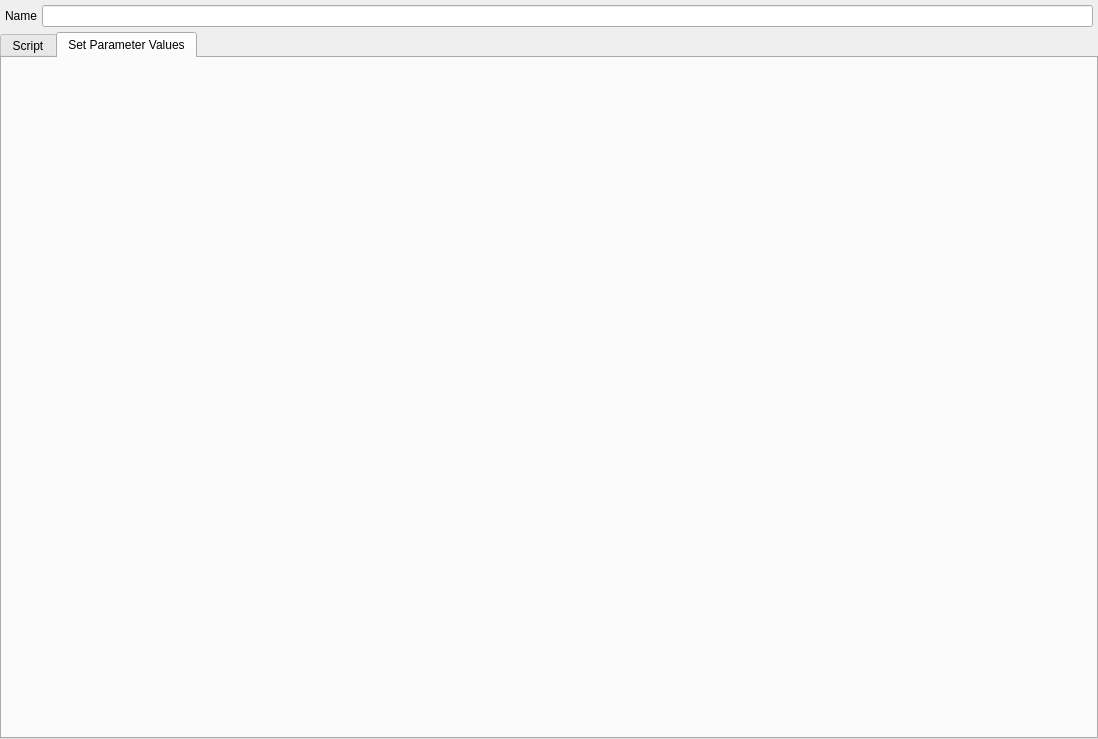
<?xml version="1.0" encoding="UTF-8"?>
<ui version="4.0">
 <class>EditPythonOperatorWidget</class>
 <widget class="QWidget" name="EditPythonOperatorWidget">
  <property name="geometry">
   <rect>
    <x>0</x>
    <y>0</y>
    <width>1098</width>
    <height>739</height>
   </rect>
  </property>
  <property name="sizePolicy">
   <sizepolicy hsizetype="Preferred" vsizetype="Preferred">
    <horstretch>1</horstretch>
    <verstretch>1</verstretch>
   </sizepolicy>
  </property>
  <property name="minimumSize">
   <size>
    <width>866</width>
    <height>629</height>
   </size>
  </property>
  <property name="windowTitle">
   <string>Form</string>
  </property>
  <layout class="QVBoxLayout" name="verticalLayout">
   <property name="spacing">
    <number>0</number>
   </property>
   <property name="leftMargin">
    <number>0</number>
   </property>
   <property name="topMargin">
    <number>0</number>
   </property>
   <property name="rightMargin">
    <number>0</number>
   </property>
   <property name="bottomMargin">
    <number>0</number>
   </property>
   <item>
    <widget class="QWidget" name="widget" native="true">
     <layout class="QHBoxLayout" name="horizontalLayout">
      <property name="spacing">
       <number>5</number>
      </property>
      <property name="leftMargin">
       <number>5</number>
      </property>
      <property name="topMargin">
       <number>5</number>
      </property>
      <property name="rightMargin">
       <number>5</number>
      </property>
      <property name="bottomMargin">
       <number>5</number>
      </property>
      <item>
       <widget class="QLabel" name="label">
        <property name="text">
         <string>Name</string>
        </property>
       </widget>
      </item>
      <item>
       <widget class="QLineEdit" name="name"/>
      </item>
     </layout>
    </widget>
   </item>
   <item>
    <widget class="QTabWidget" name="tabWidget">
     <property name="currentIndex">
      <number>1</number>
     </property>
     <widget class="QWidget" name="scriptTab">
      <attribute name="title">
       <string>Script</string>
      </attribute>
      <layout class="QVBoxLayout" name="verticalLayout_2">
       <item>
        <widget class="QLabel" name="label_2">
         <property name="text">
          <string>Python Script</string>
         </property>
        </widget>
       </item>
       <item>
        <widget class="QTextEdit" name="script">
         <property name="font">
          <font>
           <family>Monospace</family>
          </font>
         </property>
         <property name="lineWrapMode">
          <enum>QTextEdit::NoWrap</enum>
         </property>
         <property name="html">
          <string>&lt;!DOCTYPE HTML PUBLIC &quot;-//W3C//DTD HTML 4.0//EN&quot; &quot;http://www.w3.org/TR/REC-html40/strict.dtd&quot;&gt;
&lt;html&gt;&lt;head&gt;&lt;meta name=&quot;qrichtext&quot; content=&quot;1&quot; /&gt;&lt;style type=&quot;text/css&quot;&gt;
p, li { white-space: pre-wrap; }
&lt;/style&gt;&lt;/head&gt;&lt;body style=&quot; font-family:'Monospace'; font-size:11pt; font-weight:400; font-style:normal;&quot;&gt;
&lt;p style=&quot; margin-top:0px; margin-bottom:0px; margin-left:0px; margin-right:0px; -qt-block-indent:0; text-indent:0px;&quot;&gt;def transform(dataset):&lt;/p&gt;
&lt;p style=&quot; margin-top:0px; margin-bottom:0px; margin-left:0px; margin-right:0px; -qt-block-indent:0; text-indent:0px;&quot;&gt;    &amp;quot;&amp;quot;&amp;quot;Define this method for Python operators that &lt;/p&gt;
&lt;p style=&quot; margin-top:0px; margin-bottom:0px; margin-left:0px; margin-right:0px; -qt-block-indent:0; text-indent:0px;&quot;&gt;    transform the input array&amp;quot;&amp;quot;&amp;quot;&lt;/p&gt;
&lt;p style=&quot;-qt-paragraph-type:empty; margin-top:0px; margin-bottom:0px; margin-left:0px; margin-right:0px; -qt-block-indent:0; text-indent:0px;&quot;&gt;&lt;br /&gt;&lt;/p&gt;
&lt;p style=&quot; margin-top:0px; margin-bottom:0px; margin-left:0px; margin-right:0px; -qt-block-indent:0; text-indent:0px;&quot;&gt;    import numpy as np&lt;/p&gt;
&lt;p style=&quot;-qt-paragraph-type:empty; margin-top:0px; margin-bottom:0px; margin-left:0px; margin-right:0px; -qt-block-indent:0; text-indent:0px;&quot;&gt;&lt;br /&gt;&lt;/p&gt;
&lt;p style=&quot; margin-top:0px; margin-bottom:0px; margin-left:0px; margin-right:0px; -qt-block-indent:0; text-indent:0px;&quot;&gt;    # Get the current volume as a numpy array.&lt;/p&gt;
&lt;p style=&quot; margin-top:0px; margin-bottom:0px; margin-left:0px; margin-right:0px; -qt-block-indent:0; text-indent:0px;&quot;&gt;    array = dataset.active_scalars&lt;/p&gt;
&lt;p style=&quot;-qt-paragraph-type:empty; margin-top:0px; margin-bottom:0px; margin-left:0px; margin-right:0px; -qt-block-indent:0; text-indent:0px;&quot;&gt;&lt;br /&gt;&lt;/p&gt;
&lt;p style=&quot; margin-top:0px; margin-bottom:0px; margin-left:0px; margin-right:0px; -qt-block-indent:0; text-indent:0px;&quot;&gt;    # This is where you operate on your data, here we square root it.&lt;/p&gt;
&lt;p style=&quot; margin-top:0px; margin-bottom:0px; margin-left:0px; margin-right:0px; -qt-block-indent:0; text-indent:0px;&quot;&gt;    result = np.sqrt(array)&lt;/p&gt;
&lt;p style=&quot; margin-top:0px; margin-bottom:0px; margin-left:0px; margin-right:0px; -qt-block-indent:0; text-indent:0px;&quot;&gt;    &lt;/p&gt;
&lt;p style=&quot; margin-top:0px; margin-bottom:0px; margin-left:0px; margin-right:0px; -qt-block-indent:0; text-indent:0px;&quot;&gt;    # This is where the transformed data is set, it will display in tomviz.&lt;/p&gt;
&lt;p style=&quot; margin-top:0px; margin-bottom:0px; margin-left:0px; margin-right:0px; -qt-block-indent:0; text-indent:0px;&quot;&gt;    dataset.active_scalars = result&lt;/p&gt;&lt;/body&gt;&lt;/html&gt;</string>
         </property>
         <property name="plainText">
          <string>def transform(dataset):
    &quot;&quot;&quot;Define this method for Python operators that 
    transform the input array&quot;&quot;&quot;

    import numpy as np

    # Get the current volume as a numpy array.
    array = dataset.active_scalars

    # This is where you operate on your data, here we square root it.
    result = np.sqrt(array)
    
    # This is where the transformed data is set, it will display in tomviz.
    dataset.active_scalars = result</string>
         </property>
        </widget>
       </item>
      </layout>
     </widget>
     <widget class="QWidget" name="tab_2">
      <attribute name="title">
       <string>Set Parameter Values</string>
      </attribute>
      <layout class="QHBoxLayout" name="horizontalLayout_2">
       <item>
        <widget class="QWidget" name="argumentsWidget" native="true"/>
       </item>
      </layout>
     </widget>
    </widget>
   </item>
  </layout>
 </widget>
 <resources/>
 <connections/>
</ui>
